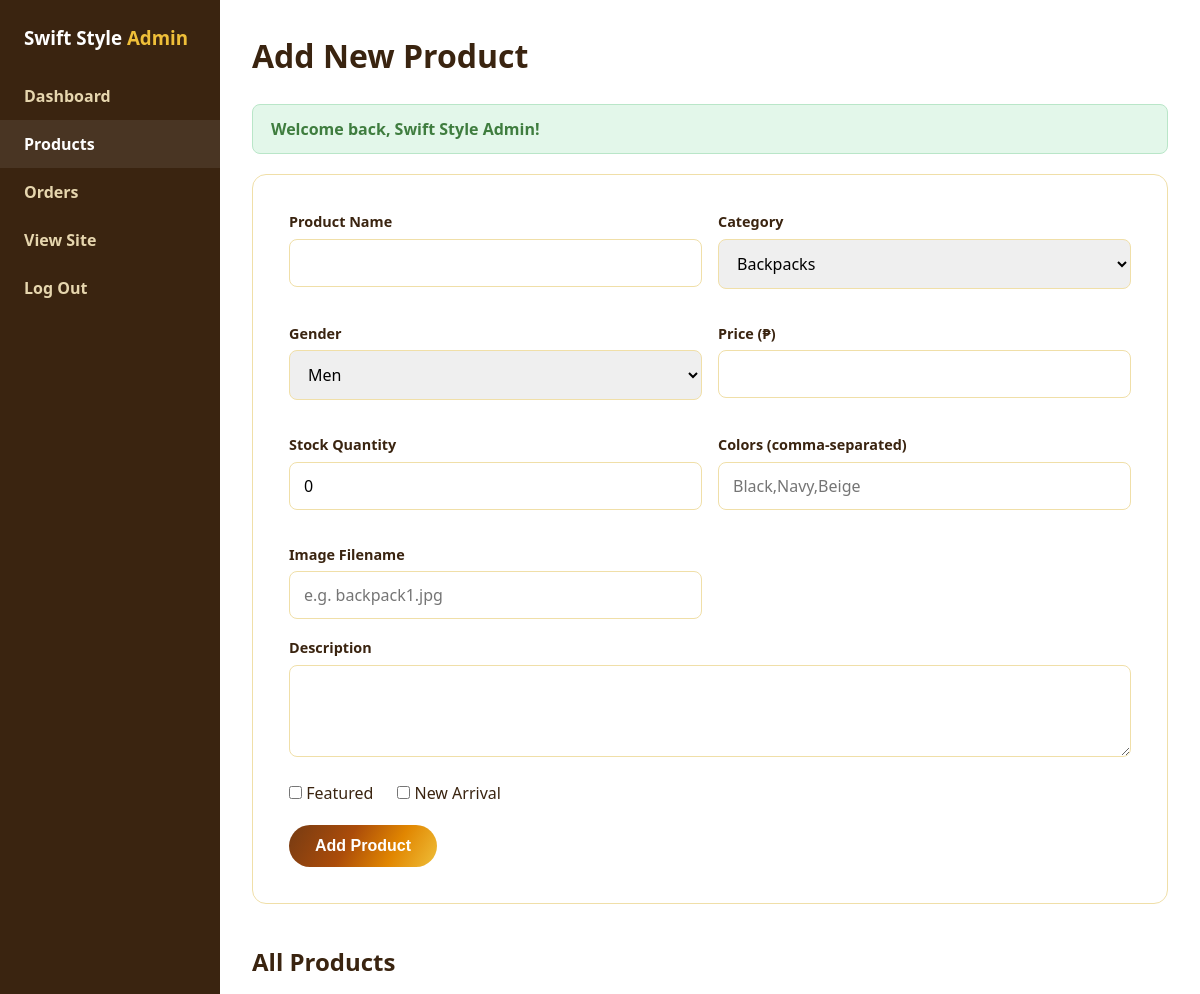
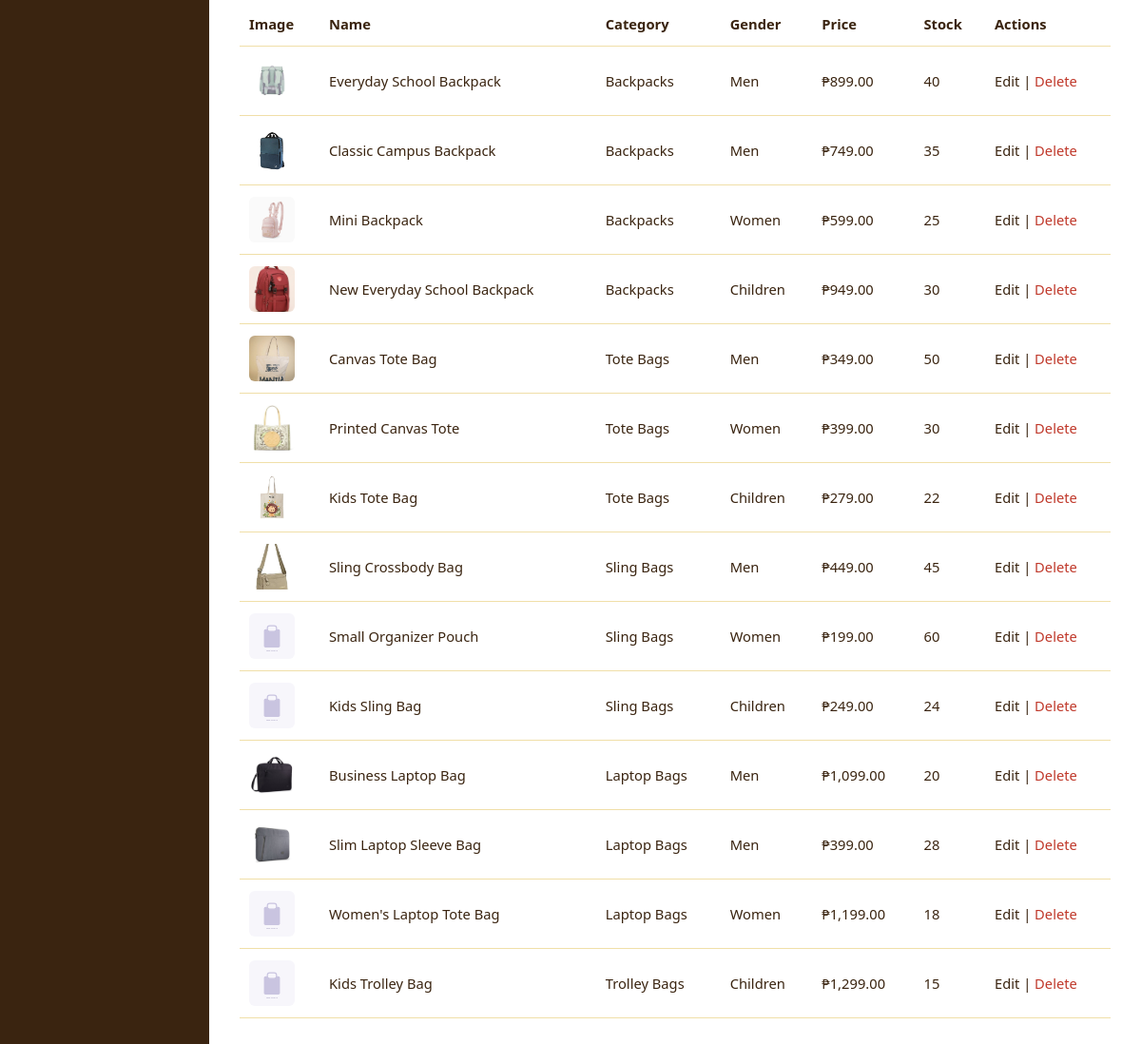
/admin/products.php (signed in), run on the app's committed database (2 pictures, top to bottom).
### tables this page shows
CREATE TABLE products (
    product_id INT AUTO_INCREMENT PRIMARY KEY,
    category_id INT NOT NULL,
    gender ENUM('Men','Women','Children') NOT NULL DEFAULT 'Men',
    product_name VARCHAR(150) NOT NULL,
    description TEXT,
    price DECIMAL(10,2) NOT NULL,
    colors VARCHAR(255) DEFAULT NULL,      
    stock INT NOT NULL DEFAULT 0,
    image VARCHAR(255) DEFAULT NULL,       
    is_featured TINYINT(1) NOT NULL DEFAULT 0,
    is_new TINYINT(1) NOT NULL DEFAULT 0,
    created_at TIMESTAMP DEFAULT CURRENT_TIMESTAMP,
    FOREIGN KEY (category_id) REFERENCES categories(category_id) ON DELETE CASCADE
);

CREATE TABLE categories (
    category_id INT AUTO_INCREMENT PRIMARY KEY,
    category_name VARCHAR(100) NOT NULL,
    slug VARCHAR(100) NOT NULL UNIQUE
);

### includes/functions.php (called while the page is built, shortened)
<?php
require_once __DIR__ . '/../config/db.php';
function e($string) {
    return htmlspecialchars($string ?? '', ENT_QUOTES, 'UTF-8');
}
function formatPrice($amount) {
    return '₱' . number_format((float)$amount, 2);
}
function flash($key, $message = null) {
    if (!empty($_SESSION['flash'][$key])) {
        $msg = $_SESSION['flash'][$key];
        return $msg;
    }
    return null;
}
function getAllCategories() {
    global $pdo;
    return $pdo->query("SELECT * FROM categories ORDER BY category_name")->fetchAll();
}
function productImgClass($image) {
    return in_array($image, ['kids-tote.jpg'], true) ? ' class="fit-contain"' : '';
}
function productImageUrl($image) {
    $path = __DIR__ . '/../assets/img/' . $image;
    if ($image && file_exists($path)) {
        return 'assets/img/' . $image;
    }
    return 'assets/img/placeholder.svg';
}

### admin/products.php (the view, shortened to what this page needs)
<?php
require_once __DIR__ . '/admin_guard.php';
$editProduct = null;
$products = $pdo->query(
    "SELECT p.*, c.category_name FROM products p JOIN categories c ON c.category_id = p.category_id ORDER BY p.created_at DESC"
)->fetchAll();
$categories = getAllCategories();
?>
<!DOCTYPE html>
<html lang="en">
<head>
<link rel="stylesheet" href="../assets/css/style.css">
</head>
<body>
<div class="admin-wrap">
    <aside class="admin-sidebar">
        <h3 style="padding:0 24px 20px; color:#fff;">Swift Style <span style="color:var(--teal);">Admin</span></h3>
        <a href="dashboard.php">Dashboard</a>
        <a href="products.php" class="active">Products</a>
        <a href="orders.php">Orders</a>
        <a href="../index.php">View Site</a>
        <a href="../logout.php">Log Out</a>
    </aside>
    <div class="admin-content">
        <h1 style="margin-bottom:24px;"><?php echo $editProduct ? 'Edit Product' : 'Add New Product'; ?></h1>
        <?php if ($msg = flash('success')): ?><div class="flash flash-success" style="margin-bottom:20px;"><?php echo e($msg); ?></div><?php endif; ?>
        <form method="post" class="form-box" style="margin:0 0 40px; max-width:100%;">
            <div style="display:grid; grid-template-columns:1fr 1fr; gap:16px;">
                <div class="form-group">
                    <label>Product Name</label>
                    <input type="text" name="product_name" value="<?php echo e($editProduct['product_name'] ?? ''); ?>" required>
                </div>
                <div class="form-group">
                    <label>Category</label>
                    <select name="category_id" required>
                        <?php foreach ($categories as $cat): ?>
                            <option value="<?php echo $cat['category_id']; ?>" <?php echo (isset($editProduct) && $editProduct['category_id']==$cat['category_id']) ? 'selected' : ''; ?>>
                                <?php echo e($cat['category_name']); ?>
                            </option>
                        <?php endforeach; ?>
                    </select>
                </div>
                <div class="form-group">
                    <label>Gender</label>
                    <select name="gender" required>
                        <?php foreach (['Men','Women','Children'] as $g): ?>
                            <option value="<?php echo $g; ?>" <?php echo (isset($editProduct) && $editProduct['gender']===$g) ? 'selected' : ''; ?>>
                                <?php echo $g; ?>
                            </option>
                        <?php endforeach; ?>
                    </select>
                </div>
                <div class="form-group">
                    <label>Price (₱)</label>
                    <input type="number" step="0.01" name="price" value="<?php echo e($editProduct['price'] ?? ''); ?>" required>
                </div>
                <div class="form-group">
                    <label>Stock Quantity</label>
                    <input type="number" name="stock" value="<?php echo e($editProduct['stock'] ?? 0); ?>" required>
                </div>
                <div class="form-group">
                    <label>Colors (comma-separated)</label>
                    <input type="text" name="colors" value="<?php echo e($editProduct['colors'] ?? ''); ?>" placeholder="Black,Navy,Beige">
                </div>
                <div class="form-group">
                    <label>Image Filename</label>
                    <input type="text" name="image" value="<?php echo e($editProduct['image'] ?? ''); ?>" placeholder="e.g. backpack1.jpg">
                </div>
            </div>
            <div class="form-group">
                <label>Description</label>
                <textarea name="description" rows="3"><?php echo e($editProduct['description'] ?? ''); ?></textarea>
            </div>
            <div style="display:flex; gap:24px; margin-bottom:20px;">
                <label><input type="checkbox" name="is_featured" <?php echo (!empty($editProduct['is_featured'])) ? 'checked' : ''; ?>> Featured</label>
                <label><input type="checkbox" name="is_new" <?php echo (!empty($editProduct['is_new'])) ? 'checked' : ''; ?>> New Arrival</label>
            </div>
            <button type="submit" class="btn"><?php echo $editProduct ? 'Update Product' : 'Add Product'; ?></button>
        </form>
        <h2 style="margin-bottom:16px;">All Products</h2>
        <table class="admin-table">
            <thead>
                <tr><th>Image</th><th>Name</th><th>Category</th><th>Gender</th><th>Price</th><th>Stock</th><th>Actions</th></tr>
            </thead>
            <tbody>
            <?php foreach ($products as $p): ?>
                <tr>
                    <td><img src="<?php echo productImageUrl($p['image']); ?>"<?php echo productImgClass($p['image']); ?> alt=""></td>
                    <td><?php echo e($p['product_name']); ?></td>
                    <td><?php echo e($p['category_name']); ?></td>
                    <td><?php echo e($p['gender']); ?></td>
                    <td><?php echo formatPrice($p['price']); ?></td>
                    <td><?php echo (int)$p['stock']; ?></td>
                    <td>
                        <a href="products.php?edit=<?php echo $p['product_id']; ?>">Edit</a> |
                        <a href="products.php?delete=<?php echo $p['product_id']; ?>" style="color:var(--danger);"
                           onclick="return confirm('Delete this product?');">Delete</a>
                    </td>
                </tr>
            <?php endforeach; ?>
            </tbody>
        </table>
    </div>
</div>
</body>
</html>

### assets/css/style.css (style rules this page uses)
:root { --brown: #763b13; --rust: #ab4c0a; --orange: #e18601; --gold: #efbf39; --light-gold: #f4de79; --cream: #f9ebac; --purple: #ab4c0a; --teal: #efbf39; --gradient: linear-gradient(120deg, #763b13 0%, #ab4c0a 40%, #e18601 70%, #efbf39 100%); --dark: #3a2410; --gray: #7a6a52; --light-bg: #fdf6e3; --border: #f0dfa8; --danger: #c0392b; --success: #3f7d3f; }
* { box-sizing: border-box; margin: 0; padding: 0; }
body { font-family: 'Segoe UI', Roboto, Arial, sans-serif; color: var(--dark); background: #fff; line-height: 1.5; }
a { text-decoration: none; color: inherit; }
img { max-width: 100%; display: block; }
.flash { margin: 16px auto 0; padding: 12px 18px; border-radius: 8px; font-weight: 600; }
.flash-success { background: #e3f7ea; color: var(--success); border: 1px solid #b9e6c8; }
.btn { display: inline-block; background: var(--gradient); color: #fff; padding: 12px 26px; border-radius: 30px; font-weight: 700; border: none; cursor: pointer; font-size: 1rem; }
.form-box { max-width: 480px; margin: 40px auto; border: 1px solid var(--border); border-radius: 14px; padding: 36px; }
.form-group { margin-bottom: 18px; }
.form-group label { display: block; font-weight: 600; margin-bottom: 6px; font-size: .9rem; }
.form-group input, .form-group textarea, .form-group select { width: 100%; padding: 12px 14px; border: 1px solid var(--border); border-radius: 8px; font-size: 1rem; font-family: inherit; }
.admin-wrap { display: grid; grid-template-columns: 220px 1fr; min-height: 80vh; }
.admin-sidebar { background: var(--dark); color: #fff; padding: 24px 0; }
.admin-sidebar a { display: block; padding: 12px 24px; color: #e6d6ae; font-weight: 600; }
.admin-sidebar a:hover, .admin-sidebar a.active { background: rgba(255,255,255,.08); color: #fff; }
.admin-content { padding: 32px; }
.admin-table { width: 100%; border-collapse: collapse; }
.admin-table th, .admin-table td { padding: 12px 10px; border-bottom: 1px solid var(--border); text-align: left; font-size: .92rem; }
.admin-table img { width: 48px; height: 48px; object-fit: cover; border-radius: 6px; }
img.fit-contain { object-fit: contain !important; background: #fff; }

### data on the page
products: image (picture), product_name "Everyday School Backpack", category.category_name "Backpacks", gender "Men", price "₱899.00", stock "40"
products: image (picture), product_name "Classic Campus Backpack", category.category_name "Backpacks", gender "Men", price "₱749.00", stock "35"
products: image (picture), product_name "Mini Backpack", category.category_name "Backpacks", gender "Women", price "₱599.00", stock "25"
products: image (picture), product_name "New Everyday School Backpack", category.category_name "Backpacks", gender "Children", price "₱949.00", stock "30"
products: image (picture), product_name "Canvas Tote Bag", category.category_name "Tote Bags", gender "Men", price "₱349.00", stock "50"
products: image (picture), product_name "Printed Canvas Tote", category.category_name "Tote Bags", gender "Women", price "₱399.00", stock "30"
products: image (picture), product_name "Kids Tote Bag", category.category_name "Tote Bags", gender "Children", price "₱279.00", stock "22"
products: image (picture), product_name "Sling Crossbody Bag", category.category_name "Sling Bags", gender "Men", price "₱449.00", stock "45"
products: product_name "Small Organizer Pouch", category.category_name "Sling Bags", gender "Women", price "₱199.00", stock "60"
products: product_name "Kids Sling Bag", category.category_name "Sling Bags", gender "Children", price "₱249.00", stock "24"
products: image (picture), product_name "Business Laptop Bag", category.category_name "Laptop Bags", gender "Men", price "₱1,099.00", stock "20"
products: image (picture), product_name "Slim Laptop Sleeve Bag", category.category_name "Laptop Bags", gender "Men", price "₱399.00", stock "28"
products: product_name "Women's Laptop Tote Bag", category.category_name "Laptop Bags", gender "Women", price "₱1,199.00", stock "18"
products: product_name "Kids Trolley Bag", category.category_name "Trolley Bags", gender "Children", price "₱1,299.00", stock "15"

### other printed values
$msg "Welcome back, Swift Style Admin!"
form field category_id "Backpacks"
form field gender "Men"
